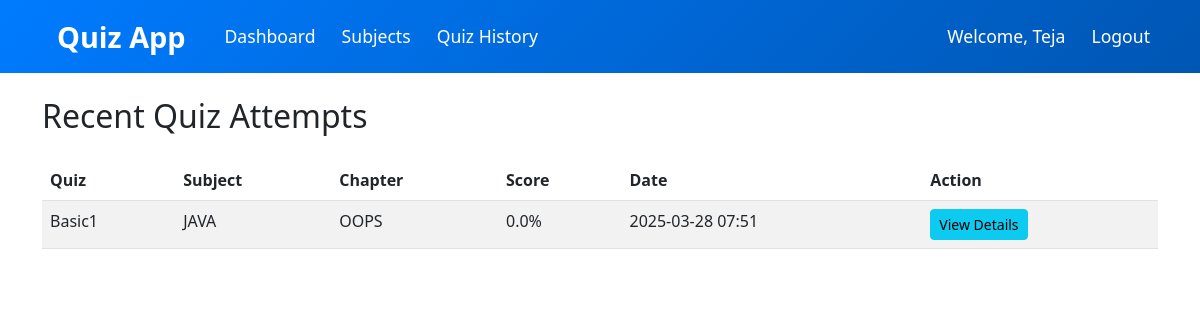
/user/recent-attempts (signed in), run on an earlier commit of the app's database.
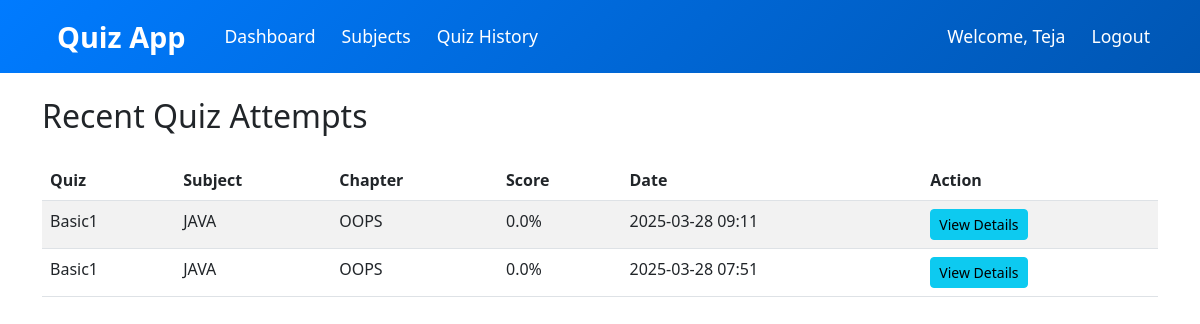
And on a later commit of the database.
### models/models.py (models this page shows)
class Score(db.Model,UserMixin):
    __tablename__ = 'score'
    id = db.Column(db.Integer , primary_key = True,autoincrement=True)
    quiz_id = db.Column(db.Integer, db.ForeignKey('quiz.id'), nullable=False)
    user_id = db.Column(db.Integer, db.ForeignKey('user.id'), nullable=False)
    timestamp_of_attempt = db.Column(db.DateTime, default=datetime.utcnow)
    total_scored = db.Column(db.Integer, nullable=False)

class Quiz(db.Model , UserMixin):
    __tablename__ = 'quiz'
    id = db.Column(db.Integer , primary_key = True,autoincrement=True)
    Chapter_id = db.Column(db.Integer , db.ForeignKey('chapter.id'),nullable=False)
    date_of_quiz = db.Column(db.DateTime, nullable=False, default=datetime.utcnow)
    title = db.Column(db.String(20) , nullable=False)
    time_duration = db.Column(db.String(5), nullable=False)
    description = db.Column(db.Text)
    questions = db.relationship('Question', backref='quiz', lazy=True, cascade='all, delete-orphan')
    scores = db.relationship('Score', backref='quiz', lazy=True, cascade='all, delete-orphan')

class Subject(db.Model , UserMixin):
    __tablename__ = 'subject'
    id = db.Column(db.Integer,primary_key = True , autoincrement=True)
    name = db.Column(db.String(150))
    description = db.Column(db.Text)
    created_time = db.Column(db.DateTime, default=datetime.utcnow)
    chapters = db.relationship('Chapter', backref='subject', lazy=True, cascade='all, delete-orphan')

class Chapter(db.Model , UserMixin):
    __tablename__ = 'chapter'
    id = db.Column(db.Integer,primary_key = True , autoincrement=True)
    name = db.Column(db.String(150), nullable=False)
    description = db.Column(db.Text)
    subject_id = db.Column(db.Integer, db.ForeignKey('subject.id'), nullable=False)
    quizzes = db.relationship('Quiz', backref='chapter', lazy=True, cascade='all, delete-orphan')

### models/views.py (the view)
@views.route('/user/recent-attempts')
@login_required
def recent_attempts():
    attempts = db.session.query(
        Score, Quiz, Chapter, Subject
    ).join(
        Quiz, Score.quiz_id == Quiz.id
    ).join(
        Chapter, Quiz.Chapter_id == Chapter.id
    ).join(
        Subject, Chapter.subject_id == Subject.id
    ).filter(
        Score.user_id == current_user.id
    ).order_by(
        Score.timestamp_of_attempt.desc()
    ).all()
    return render_template('user/recent_attempts.html', attempts=attempts)

### models/__init__.py (called while the page is built)
def create_app():
    app = Flask(__name__, template_folder=r'C:\Users\DELL\OneDrive\Desktop\quiz-app(final)\quiz-application\templates')
    app.config['SECRET_KEY'] = '24f1005262'
    app.config['SQLALCHEMY_DATABASE_URI'] = f'sqlite:///{DB_NAME}'
    app.config['SQLALCHEMY_TRACK_MODIFICATIONS'] = False
    db.init_app(app)
    l_manager = LoginManager()
    l_manager.login_view = 'auth.login'
    l_manager.init_app(app)
    from .models import User
    @l_manager.user_loader
    def load_user(id):
        return User.query.get(int(id))
    from .auth import auth
    from .views import views
    from .admin import admin
    app.register_blueprint(auth, url_prefix='/')
    app.register_blueprint(views, url_prefix='/')
    app.register_blueprint(admin, url_prefix='/admin')
    create_database(app)
    create_admin(app)
    return app

### templates/user/recent_attempts.html (shortened to what this page needs)
{% extends "layout.html" %}
{% block content %}
<div class="container mt-4">
    <h2 class="mb-4">Recent Quiz Attempts</h2>
    {% if attempts %}
    <div class="table-responsive">
        <table class="table table-striped">
            <thead>
                <tr>
                    <th>Quiz</th>
                    <th>Subject</th>
                    <th>Chapter</th>
                    <th>Score</th>
                    <th>Date</th>
                    <th>Action</th>
                </tr>
            </thead>
            <tbody>
                {% for score, quiz, chapter, subject in attempts %}
                <tr>
                    <td>{{ quiz.title }}</td>
                    <td>{{ subject.name }}</td>
                    <td>{{ chapter.name }}</td>
                    <td>{{ "%.1f"|format(score.total_scored) }}%</td>
                    <td>{{ score.timestamp_of_attempt.strftime('%Y-%m-%d %H:%M') }}</td>
                    <td>
                        <a href="{{ url_for('views.quiz_history') }}" class="btn btn-sm btn-info">
                            View Details
                        </a>
                    </td>
                </tr>
                {% endfor %}
            </tbody>
        </table>
    </div>
    {% else %}
    <div class="alert alert-info">
        You haven't attempted any quizzes yet.
    </div>
    {% endif %}
</div>
{% endblock %}

What changed in the data, as far as the page shows it:
added Score: title "Basic1", name "JAVA", name "OOPS", total_scored "0.0", timestamp_of_attempt "2025-03-28 09:11"
